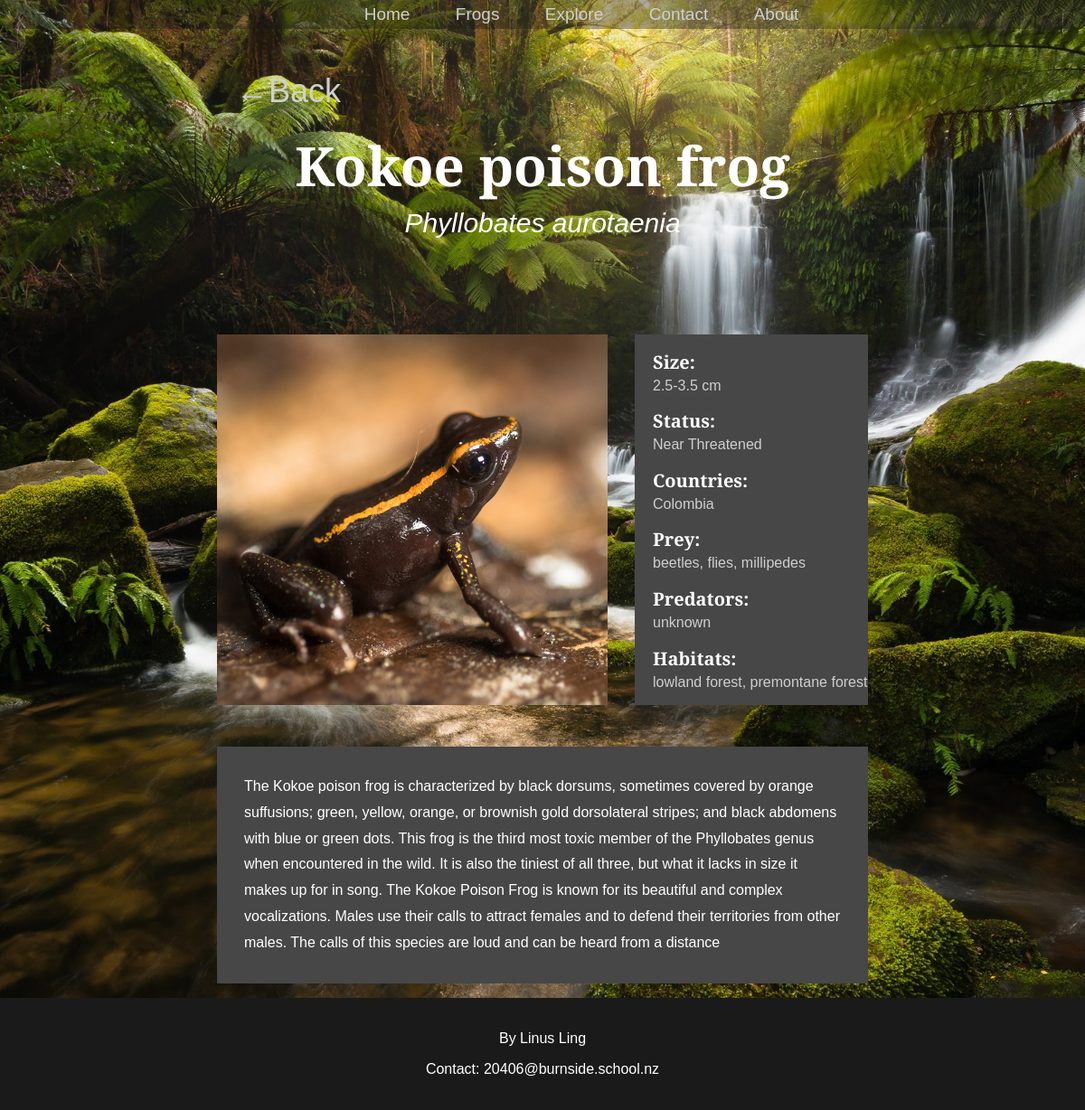
Screenshot of /frog/49 with the database file from the repository.
### tables this page shows
CREATE TABLE frogs (id INTEGER PRIMARY KEY AUTOINCREMENT, name VARCHAR, image TEXT, description TEXT, scientific_name VARCHAR, min_size NUMERIC, max_size NUMERIC, status INTEGER REFERENCES statuses (id));

CREATE TABLE statuses (id INTEGER PRIMARY KEY AUTOINCREMENT, name VARCHAR);

CREATE TABLE country (id INTEGER PRIMARY KEY AUTOINCREMENT, name VARCHAR);

CREATE TABLE prey (id INTEGER PRIMARY KEY AUTOINCREMENT, name VARCHAR);

CREATE TABLE predator (id INTEGER PRIMARY KEY AUTOINCREMENT, name VARCHAR);

CREATE TABLE habitat (id INTEGER PRIMARY KEY AUTOINCREMENT, name VARCHAR);

### routes.py (the view)
@app.route('/frog/<int:id>')
def frog(id):
    try:
        queries = [['SELECT * FROM frogs WHERE id=?', (id,)],
                   ['SELECT * FROM statuses WHERE id IN(SELECT status FROM frogs WHERE id =?)', (id,)],
                   ['SELECT * FROM country WHERE id IN(SELECT cid FROM FrogCountry WHERE fid =?)', (id,)],
                   ['SELECT * FROM prey WHERE id IN(SELECT pid FROM FrogPrey WHERE fid =?)', (id,)],
                   ['SELECT * FROM predator WHERE id IN(SELECT pid FROM FrogPredator WHERE fid =?)', (id,)],
                   ['SELECT * FROM habitat WHERE id IN(SELECT hid FROM FrogHabitat WHERE fid =?)', (id,)]]
        fetchall = [False, False, True, True, True, True, True]
        frog, status, country, prey, predator, habitat = fetch_data(queries, fetchall)
        if frog is None:    # page doesn't exist!
            return render_template("success.html", title="404", status="404", reason="Page not found")
        else:
            return render_template("frog.html",
                                   frog=frog, status=status,
                                   country=country, prey=prey,
                                   predator=predator, habitat=habitat)
    except OverflowError:
        return render_template("success.html", title="404", status="404", reason="Page not found")

### routes.py (called while the page is built)
def fetch_data(queries: list, fetchall: list):
    conn = sqlite3.connect('frog.db')
    cur = conn.cursor()
    results = []
    for index, query in enumerate(queries):
        try:
            cur.execute(query[0], query[1])
        except IndexError:
            cur.execute(query[0])
        if fetchall[index] is True:
            result = cur.fetchall()
        else:
            result = cur.fetchone()
        results.append(result)
    conn.close()
    return results

### templates/frog.html
{%extends "layout.html"%}
{%block content%}
<div class = "back_button" id = "frog_back">
    <a href = "javascript:history.back()"> ←Back</a>
</div>
<div class = "title">
    <h2>{{frog[1]}}</h2>
    <h3>{{frog[4]}}</h3>
</div>
<div class = "info_container">
    <img src = "/{{frog[2]}}" />
    <div class = "info">
        <h2>Size:</h2>
        {%if frog[5] != frog[6] %}
            <p>{{frog[5]}}-{{frog[6]}} cm</p>
        {%else%}
            <p>{{frog[6]}} cm<p>
        {%endif%}
        <h2>Status:</h2>
        <p>{{status[1]}}</p>
        <h2>Countries:</h2>
        <p>
            {%for item in country %}
                {{item[1]}}{{ "," if not loop.last }}
            {%endfor%}
        </p>
        <h2>Prey:</h2>
        <p>
            {%for item in prey %}
                {{item[1]}}{{ "," if not loop.last }}
            {%endfor%}
        </p>
        <h2>Predators:</h2>
        <p>
            {%for item in predator %}
                {{item[1]}}{{ "," if not loop.last }}
            {%endfor%}
        </p>
        <h2>Habitats:</h2>
        <p>
            {%for item in habitat %}
                {{item[1]}}{{ "," if not loop.last }}
            {%endfor%}
        </p>
    </div>
    <p class = "description">{{frog[3]}}</p>
</div>
{%endblock%}

### static/css/style.css (style rules this page uses)
body { margin: 0; min-height: 100vh; font-family: "Cormorant garamond", sans-serif; font-weight: 300; background: url("background.jpg") center/cover fixed no-repeat; color:#ffffff; display: flex; flex-direction: column; }
h2 { font-size: 33px; }
a { text-decoration: none; color: #cfcfcf; }
.back_button { position: relative; }
.back_button a { margin-top: 0; margin-left: 9%; padding-top: 20px; font-size: 36px; text-align: left; }
.back_button a::before { content: ''; display: block; height: 3px; background-color: #cfcfcf; margin-left: 9%; position: absolute; bottom:0; width: 0px; transition: all ease-in-out 250ms; }
.info_container { display: flex; flex-wrap: wrap; padding-top: 0px; margin: 0 20%; justify-content: center; gap: 30px; }
.title { text-align: center; padding: 20px 100px 100px 100px; }
.title h2 { padding: 0; margin: 0; font-size: 60px; }
.title h3 { margin: 6px; font-size: 30px; font-style: italic; font-weight: 2; }
.info_container img { object-fit: cover; width: 60%; flex-wrap: 1; height: 410px; }
.info { width: 30%; flex-grow: 1; padding-left: 20px; background-color: #474747; height: 410px; }
.info p { font-size: 16px; padding: 0; margin: 0; color: #cfcfcf; }
.info h2 { font-size: 20px; padding: 0; margin-bottom: 4px; }
.description { font-size: 16px; line-height: 1.8; padding: 30px; flex-basis: auto; background-color: #474747; }
#frog_back { margin-left: 14%; margin-top: 80px; }

### rows the page displays
frogs: name "Kokoe poison frog", scientific_name "Phyllobates aurotaenia", min_size "2.5", max_size "3.5", description "The Kokoe poison frog is characterized by black dorsums, sometimes covered by orange suffusions; green, yellow, orange, or brownish gold dorsolateral stripes; and black abdomens with blue or green dots. This frog is the third most toxic member of the Phyllobates genus when encountered in the wild. It is also the tiniest of all three, but what it lacks in size it makes up for in song. The Kokoe Poison Frog is known for its beautiful and complex vocalizations. Males use their calls to attract females and to defend their territories from other males. The calls of this species are loud and can be heard from a distance"
statuses: name "Near Threatened"
country: name "Colombia"
prey: name "beetles", last ","
prey: name "flies", last ","
prey: name "millipedes"
predator: name "unknown"
habitat: name "lowland forest", last ","
habitat: name "premontane forest"
